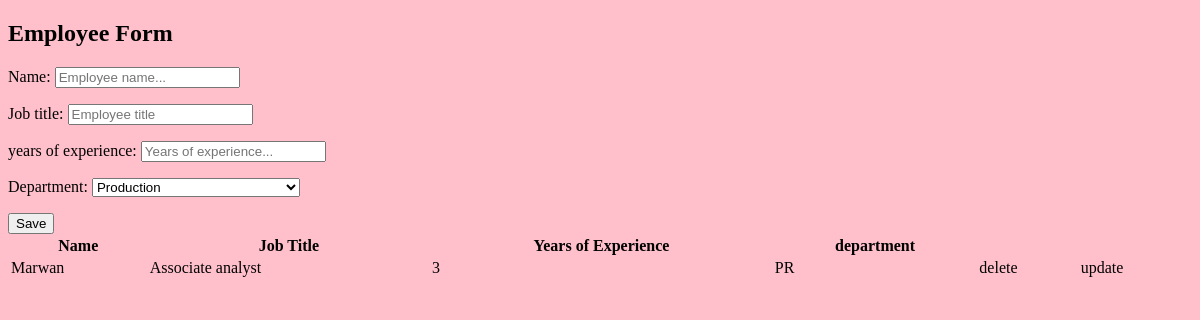
The app's page /employees/, older data.
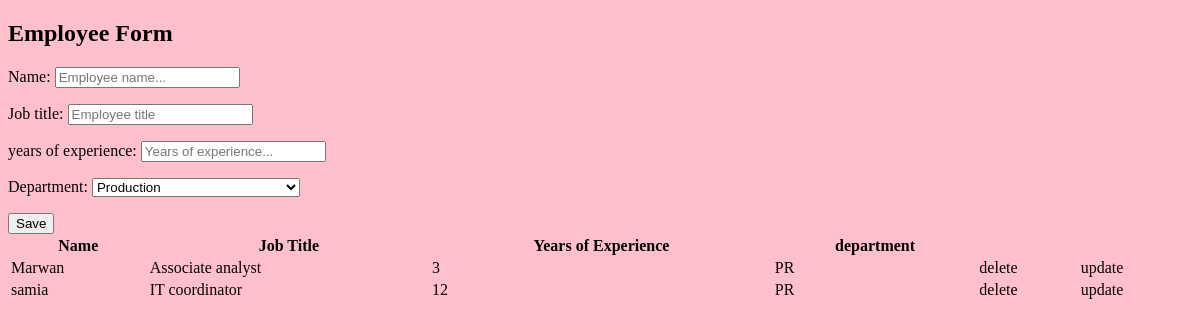
The same page, newer data.
### employees/models.py (models this page shows, shortened)
class Employee(models.Model):
    name = models.CharField(max_length=255)
    job_title= models.TextField(blank=True, max_length=255)
    years_experience = models.IntegerField()
    PRODUCTION = 'PR'
    RESEARCH_DEVELOPMENT= 'R&D'
    PURCHASING = 'PU'
    MARKETING = 'MA'
    HUMAN_RESOURCES = 'HR'
    ACCOUTING = 'AC'
    DEPARTMENT_CHOICES = (
        (PRODUCTION, 'Production'),
        (RESEARCH_DEVELOPMENT, 'Research and Development'),
        (PURCHASING, 'Purchasing'),
        (MARKETING, 'Marketing'),
        (HUMAN_RESOURCES, 'Human Resource Management'),
        (ACCOUTING, 'Accounting')
    )
    department = models.CharField(max_length=2,
                                      choices=DEPARTMENT_CHOICES,
                                      default=PRODUCTION)
    image = models.FileField(upload_to='images/')

### employees/views.py (the view)
# urls.py: path('', views.index, name='index'),
def index(request):
    all_employees = Employee.objects.all()
    form = EmployeeForm()
    return render(request, 'employees/index.html', {'form': form, 'all_employees':all_employees})

### employees/forms.py
class EmployeeForm(forms.ModelForm):
    class Meta:
        model = Employee
        fields = ('name', 'job_title', 'years_experience', 'department')
        labels = {
            'years_experience': ('years of experience')
        }
        widgets = {
            'name': forms.TextInput(
                attrs={'id': 'employee-name', 'required': True, 'placeholder': 'Employee name...'}
            ),
            'job_title': forms.TextInput(
                attrs={'id': 'employee-job-title', 'required': True, 'placeholder': 'Employee title'}
            ),
            'years_experience': forms.NumberInput(
                attrs={'id': 'employee-years-experience', 'required': True, 'placeholder': 'Years of experience...'}
            ),
            'department': forms.Select(
                attrs={'id': 'employee-department', 'required': True, 'placeholder': 'department...'}
            ),
        }

### employees/templates/employees/index.html (shortened to what this page needs)
<!DOCTYPE html>
<html>
  <head>
    {% load static %}
    <link rel="stylesheet" href="{% static 'employees/style.css' %}" type="text/css">
  </head>
  <body>
    {% include "employees/employee_form.html" %}
    <table style="width:100%" >
      <thead>
        <tr>
          <th>Name</th>
          <th>Job Title</th>
          <th>Years of Experience</th>
          <th>department</th>
        </tr>
      </thead>
      <tbody id="talk">
        {% for employee in all_employees %}
        <tr id={{employee.id}}>
            <td>{{employee.name}}</td>
            <td>{{employee.job_title}}</td>
            <td>{{employee.years_experience}}</td>
            <td>{{employee.department}}</td>
            <td><a data-employeeid={{employee.id}} class='delete'>delete</a></td>
            <td><a data-employeepk={{employee.id}} class='update'>update</a></td>
        </tr>
        {% endfor %}
      </tbody>
    </table>
  </body>
</html>

### employees/templates/employees/employee_form.html (shortened to what this page needs)
<h2>Employee Form</h2>
<form action="{% url 'employees:create' %}" method="post" enctype="multipart/form-data" id="employee-form">
  {{ form.as_p }}
  <button type="submit" class="save btn btn-default">Save</button>
</form>

### employees/static/employees/style.css (style rules this page uses)
body { background-color: pink; }

Row changes from the older to the newer data that the page shows:
added Employee: name "samia", job_title "IT coordinator", years_experience "12", department "PR"
